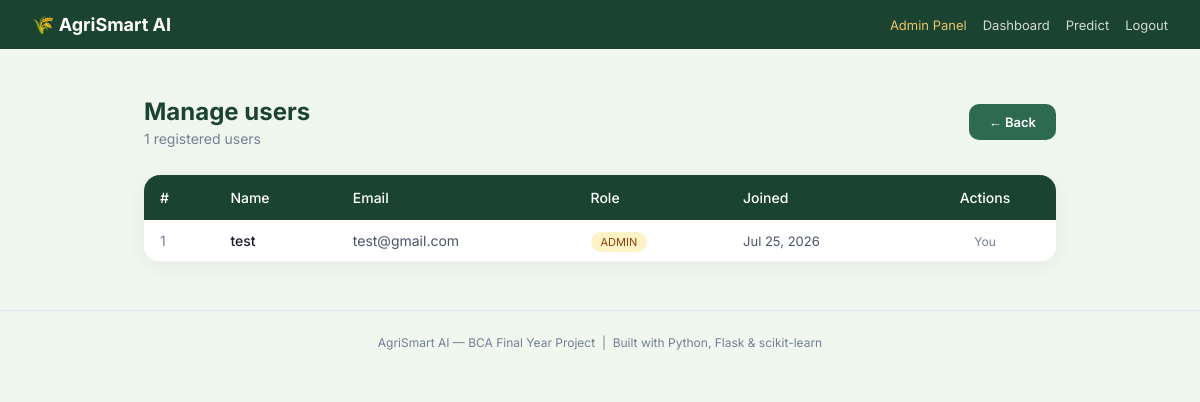
Page /admin/users (signed in) on the committed database.
### database/models.py (models this page shows, shortened)
class User(UserMixin, db.Model):
    __tablename__ = 'users'
    id         = db.Column(db.Integer, primary_key=True)
    name       = db.Column(db.String(100), nullable=False)
    email      = db.Column(db.String(150), unique=True, nullable=False)
    password   = db.Column(db.String(200), nullable=False)
    role       = db.Column(db.String(20), default='user')
    created_at = db.Column(db.DateTime, default=datetime.utcnow)
    predictions = db.relationship('Prediction', backref='user', lazy=True)
    def is_admin(self):
        return self.role == 'admin'

### admin/routes.py (the view)
@admin_bp.route('/admin/users')
@login_required
@admin_required
def users():
    all_users = User.query.order_by(User.created_at.desc()).all()
    return render_template('admin/users.html', users=all_users)

### admin/routes.py (called while the page is built)
def admin_required(f):
    @wraps(f)
    def decorated(*args, **kwargs):
        if not current_user.is_authenticated or not current_user.is_admin():
            flash('Admin access required.', 'danger')
            return redirect(url_for('auth.login'))
        return f(*args, **kwargs)
    return decorated

### templates/admin/users.html (shortened to what this page needs)
{% extends 'base.html' %}
{% block content %}
<div style="max-width:960px; margin:48px auto; padding:0 24px;">
  <div style="display:flex; align-items:center; justify-content:space-between; margin-bottom:28px;">
    <div>
      <h1 style="font-size:24px; font-weight:700; color:var(--green-dark);">Manage users</h1>
      <p style="color:var(--text-light); font-size:14px; margin-top:4px;">{{ users|length }} registered users</p>
    </div>
    <a href="/admin/dashboard" class="btn-back" style="font-size:13px; padding:10px 20px;">← Back</a>
  </div>
  <div style="background:white; border-radius:16px; box-shadow:0 4px 20px rgba(0,0,0,0.06); overflow:hidden;">
    <div style="overflow-x:auto;">
      <table style="width:100%; border-collapse:collapse; font-size:14px;">
        <thead>
          <tr style="background:var(--green-dark); color:white;">
            <th style="padding:14px 16px; text-align:left; font-weight:500;">#</th>
            <th style="padding:14px 16px; text-align:left; font-weight:500;">Name</th>
            <th style="padding:14px 16px; text-align:left; font-weight:500;">Email</th>
            <th style="padding:14px 16px; text-align:left; font-weight:500;">Role</th>
            <th style="padding:14px 16px; text-align:left; font-weight:500;">Joined</th>
            <th style="padding:14px 16px; text-align:center; font-weight:500;">Actions</th>
          </tr>
        </thead>
        <tbody>
          {% for u in users %}
          <tr style="border-bottom:1px solid #f0f0f0; {% if loop.index % 2 == 0 %}background:#fafafa;{% endif %}">
            <td style="padding:12px 16px; color:var(--text-light);">{{ loop.index }}</td>
            <td style="padding:12px 16px; font-weight:500;">{{ u.name }}</td>
            <td style="padding:12px 16px; color:var(--text-mid);">{{ u.email }}</td>
            <td style="padding:12px 16px;">
              <span style="font-size:11px; background:{% if u.role == 'admin' %}#fef3c7; color:#92400e;{% else %}var(--green-pale); color:var(--green-dark);{% endif %} padding:3px 10px; border-radius:100px;">
                {{ u.role | upper }}
              </span>
            </td>
            <td style="padding:12px 16px; color:var(--text-mid); font-size:13px;">{{ u.created_at.strftime('%b %d, %Y') }}</td>
            <td style="padding:12px 16px; text-align:center;">
              {% if u.id != current_user.id %}
              <div style="display:flex; gap:8px; justify-content:center;">
                <form action="/admin/users/toggle-role/{{ u.id }}" method="POST">
                  <button type="submit" style="background:#e0f2fe; color:#0369a1; border:none; padding:6px 12px; border-radius:6px; font-size:12px; cursor:pointer;">
                    {% if u.role == 'admin' %}Make user{% else %}Make admin{% endif %}
                  </button>
                </form>
                <form action="/admin/users/delete/{{ u.id }}" method="POST"
                      onsubmit="return confirm('Delete {{ u.name }}? This will also delete their predictions.')">
                  <button type="submit" style="background:#fee2e2; color:#dc2626; border:none; padding:6px 12px; border-radius:6px; font-size:12px; cursor:pointer;">
                    Delete
                  </button>
                </form>
              </div>
              {% else %}
              <span style="font-size:12px; color:var(--text-light);">You</span>
              {% endif %}
            </td>
          </tr>
          {% endfor %}
        </tbody>
      </table>
    </div>
  </div>
</div>
{% endblock %}

### static/css/style.css (style rules this page uses)
:root { --green-dark: #1b4332; --green-mid: #2d6a4f; --green-light: #52b788; --green-pale: #d8f3dc; --cream: #f0f7ee; --amber: #e9c46a; --coral: #e76f51; --blue: #4895ef; --text-dark: #1a1a2e; --text-mid: #4a5568; --text-light: #718096; }
* { margin: 0; padding: 0; box-sizing: border-box; }
body { font-family: 'Inter', sans-serif; background: var(--cream); color: var(--text-dark); }
.btn-back { display: inline-flex; align-items: center; gap: 8px; background: var(--green-mid); color: white; padding: 12px 28px; border-radius: 10px; text-decoration: none; font-size: 14px; font-weight: 600; transition: background 0.2s; }

### rows in the picture
User: name "test", email "test@gmail.com", role "ADMIN", created_at "Jul 25, 2026", shows "You"

### other values in the picture
{{ users|length }} "1"
